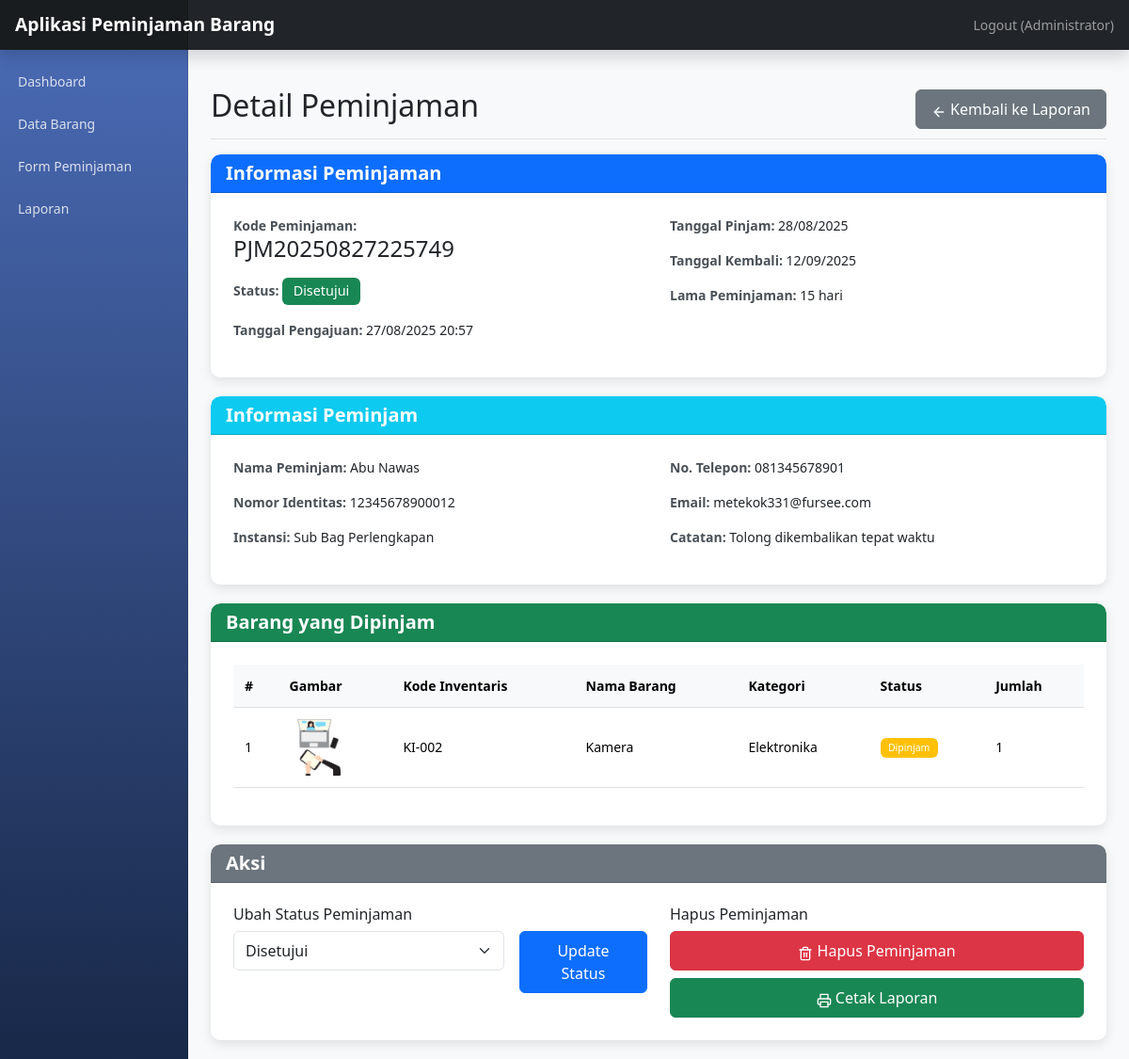
The app's page /peminjaman_detail.php?id=1 (signed in) with its own data.
### tables this page shows
CREATE TABLE `peminjaman` (
  `id` int(11) NOT NULL,
  `kode_peminjaman` varchar(20) NOT NULL,
  `nama_peminjam` varchar(100) NOT NULL,
  `nomor_identitas` varchar(50) NOT NULL,
  `instansi` varchar(100) DEFAULT NULL,
  `no_telepon` varchar(20) DEFAULT NULL,
  `email` varchar(100) DEFAULT NULL,
  `tanggal_pinjam` date NOT NULL,
  `tanggal_kembali` date NOT NULL,
  `status` enum('menunggu','disetujui','ditolak','selesai') DEFAULT 'menunggu',
  `catatan` text DEFAULT NULL,
  `created_at` timestamp NOT NULL DEFAULT current_timestamp()
);

CREATE TABLE `detail_peminjaman` (
  `id` int(11) NOT NULL,
  `id_peminjaman` int(11) NOT NULL,
  `id_barang` int(11) NOT NULL,
  `jumlah` int(11) DEFAULT 1
);

CREATE TABLE `barang` (
  `id` int(11) NOT NULL,
  `kode_inventaris` varchar(20) NOT NULL,
  `nama_barang` varchar(100) NOT NULL,
  `deskripsi` text DEFAULT NULL,
  `kategori` varchar(50) DEFAULT NULL,
  `status` enum('tersedia','dipinjam','rusak','hilang') DEFAULT 'tersedia',
  `gambar` varchar(255) DEFAULT NULL,
  `created_at` timestamp NOT NULL DEFAULT current_timestamp()
);

### peminjaman_detail.php (the view, shortened to what this page needs)
<?php
$database = new Database();
$db = $database->getConnection();
$peminjaman = null;
$barang_dipinjam = array();
if (isset($_GET['id'])) {
    $id = $_GET['id'];
    $query = "SELECT * FROM peminjaman WHERE id = :id";
    $stmt = $db->prepare($query);
    $stmt->bindParam(':id', $id);
    $stmt->execute();
    if ($stmt->rowCount() == 1) {
        $peminjaman = $stmt->fetch(PDO::FETCH_ASSOC);
        $query_barang = "SELECT b.*, d.jumlah
                         FROM detail_peminjaman d
                         INNER JOIN barang b ON d.id_barang = b.id
                         WHERE d.id_peminjaman = :id_peminjaman";
        $stmt_barang = $db->prepare($query_barang);
        $stmt_barang->bindParam(':id_peminjaman', $id);
        $stmt_barang->execute();
        $barang_dipinjam = $stmt_barang->fetchAll(PDO::FETCH_ASSOC);
    } else {
        $error = "Data peminjaman tidak ditemukan!";
    }
} else {
    header("Location: laporan.php");
    exit();
}
?>
<!DOCTYPE html>
<html lang="id">
<head>
    <link href="assets/css/bootstrap.min.css" rel="stylesheet">
    <link href="assets/css/dashboard.css" rel="stylesheet">
</head>
<body>
    <?php include "components/header.php"; ?>
    <div class="container-fluid">
        <div class="row">
            <?php include "components/sidebar.php"; ?>
            <main class="col-md-9 ms-sm-auto col-lg-10 px-md-4">
                <div class="d-flex justify-content-between flex-wrap flex-md-nowrap align-items-center pt-3 pb-2 mb-3 border-bottom">
                    <h1 class="h2">Detail Peminjaman</h1>
                    <div class="btn-toolbar mb-2 mb-md-0">
                        <a href="laporan.php" class="btn btn-secondary">
                            <span data-feather="arrow-left"></span> Kembali ke Laporan
                        </a>
                    </div>
                </div>
                <?php if ($peminjaman): ?>
                <div class="card">
                    <div class="card-header bg-primary text-white">
                        <h5 class="card-title mb-0">Informasi Peminjaman</h5>
                    </div>
                    <div class="card-body">
                        <div class="row">
                            <div class="col-md-6">
                                <div class="mb-3">
                                    <span class="info-label">Kode Peminjaman:</span>
                                    <h4><?php echo htmlspecialchars($peminjaman['kode_peminjaman']); ?></h4>
                                </div>
                                <div class="mb-3">
                                    <span class="info-label">Status:</span>
                                    <?php
                                    $badge_class = '';
                                    switch($peminjaman['status']) {
                                        case 'disetujui': $badge_class = 'bg-success'; break;
                                    }
                                    ?>
                                    <span class="badge status-badge <?php echo $badge_class; ?>">
                                        <?php echo ucfirst($peminjaman['status']); ?>
                                    </span>
                                </div>
                                <div class="mb-3">
                                    <span class="info-label">Tanggal Pengajuan:</span>
                                    <?php echo date('d/m/Y H:i', strtotime($peminjaman['created_at'])); ?>
                                </div>
                            </div>
                            <div class="col-md-6">
                                <div class="mb-3">
                                    <span class="info-label">Tanggal Pinjam:</span>
                                    <?php echo date('d/m/Y', strtotime($peminjaman['tanggal_pinjam'])); ?>
                                </div>
                                <div class="mb-3">
                                    <span class="info-label">Tanggal Kembali:</span>
                                    <?php echo date('d/m/Y', strtotime($peminjaman['tanggal_kembali'])); ?>
                                </div>
                                <div class="mb-3">
                                    <span class="info-label">Lama Peminjaman:</span>
                                    <?php
                                    $tgl_pinjam = new DateTime($peminjaman['tanggal_pinjam']);
                                    $tgl_kembali = new DateTime($peminjaman['tanggal_kembali']);
                                    $selisih = $tgl_pinjam->diff($tgl_kembali);
                                    echo $selisih->days . ' hari';
                                    ?>
                                </div>
                            </div>
                        </div>
                    </div>
                </div>
                <div class="card">
                    <div class="card-header bg-info text-white">
                        <h5 class="card-title mb-0">Informasi Peminjam</h5>
                    </div>
                    <div class="card-body">
                        <div class="row">
                            <div class="col-md-6">
                                <div class="mb-3">
                                    <span class="info-label">Nama Peminjam:</span>
                                    <?php echo htmlspecialchars($peminjaman['nama_peminjam']); ?>
                                </div>
                                <div class="mb-3">
                                    <span class="info-label">Nomor Identitas:</span>
                                    <?php echo htmlspecialchars($peminjaman['nomor_identitas']); ?>
                                </div>
                                <div class="mb-3">
                                    <span class="info-label">Instansi:</span>
                                    <?php echo !empty($peminjaman['instansi']) ? htmlspecialchars($peminjaman['instansi']) : '-'; ?>
                                </div>
                            </div>
                            <div class="col-md-6">
                                <div class="mb-3">
                                    <span class="info-label">No. Telepon:</span>
                                    <?php echo htmlspecialchars($peminjaman['no_telepon']); ?>
                                </div>
                                <div class="mb-3">
                                    <span class="info-label">Email:</span>
                                    <?php echo !empty($peminjaman['email']) ? htmlspecialchars($peminjaman['email']) : '-'; ?>
                                </div>
                                <div class="mb-3">
                                    <span class="info-label">Catatan:</span>
                                    <?php echo !empty($peminjaman['catatan']) ? nl2br(htmlspecialchars($peminjaman['catatan'])) : '-'; ?>
                                </div>
                            </div>
                        </div>
                    </div>
                </div>
                <div class="card">
                    <div class="card-header bg-success text-white">
                        <h5 class="card-title mb-0">Barang yang Dipinjam</h5>
                    </div>
                    <div class="card-body">
                        <?php if (count($barang_dipinjam) > 0): ?>
                        <div class="table-responsive">
                            <table class="table table-hover">
                                <thead>
                                    <tr>
                                        <th>#</th>
                                        <th>Gambar</th>
                                        <th>Kode Inventaris</th>
                                        <th>Nama Barang</th>
                                        <th>Kategori</th>
                                        <th>Status</th>
                                        <th>Jumlah</th>
                                    </tr>
                                </thead>
                                <tbody>
                                    <?php foreach ($barang_dipinjam as $index => $barang): ?>
                                    <tr>
                                        <td><?php echo $index + 1; ?></td>
                                        <td>
                                            <?php if (!empty($barang['gambar'])): ?>
                                            <img src="<?php echo $barang['gambar']; ?>" alt="Gambar Barang" class="barang-img">
                                            <?php else: ?>
                                            <div class="barang-img bg-light d-flex align-items-center justify-content-center">
                                                <span data-feather="package" class="text-muted"></span>
                                            </div>
                                            <?php endif; ?>
                                        </td>
                                        <td><?php echo htmlspecialchars($barang['kode_inventaris']); ?></td>
                                        <td><?php echo htmlspecialchars($barang['nama_barang']); ?></td>
                                        <td><?php echo !empty($barang['kategori']) ? htmlspecialchars($barang['kategori']) : '-'; ?></td>
                                        <td>
                                            <?php
                                            $badge_class = '';
                                            switch($barang['status']) {
                                                case 'dipinjam': $badge_class = 'bg-warning'; break;
                                            }
                                            ?>
                                            <span class="badge <?php echo $badge_class; ?>">
                                                <?php echo ucfirst($barang['status']); ?>
                                            </span>
                                        </td>
                                        <td><?php echo $barang['jumlah']; ?></td>
                                    </tr>
                                    <?php endforeach; ?>
                                </tbody>
                            </table>
                        </div>
                        <?php else: ?>
                        <p class="text-muted">Tidak ada barang yang dipinjam.</p>
                        <?php endif; ?>
                    </div>
                </div>
                <div class="card action-buttons">
                    <div class="card-header bg-secondary text-white">
                        <h5 class="card-title mb-0">Aksi</h5>
                    </div>
                    <div class="card-body">
                        <div class="row">
                            <div class="col-md-6">
                                <h6>Ubah Status Peminjaman</h6>
                                <form method="POST" action="" class="row g-3">
                                    <div class="col-md-8">
                                        <select class="form-select" name="status" required>
                                            <option value="disetujui" <?php echo $peminjaman['status'] == 'disetujui' ? 'selected' : ''; ?>>Disetujui</option>
                                        </select>
                                    </div>
                                    <div class="col-md-4">
                                        <button type="submit" name="update_status" class="btn btn-primary w-100">Update Status</button>
                                    </div>
                                </form>
                            </div>
                            <div class="col-md-6">
                                <h6>Hapus Peminjaman</h6>
                                    <form method="POST" action="" onsubmit="return confirm('Apakah Anda yakin ingin menghapus peminjaman ini? Tindakan ini tidak dapat dibatalkan.');">
                                            <button type="submit" name="hapus_peminjaman" class="btn btn-danger w-100 mb-2">
                                                <span data-feather="trash-2"></span> Hapus Peminjaman
                                            </button>
                                    </form>
                                    <a href="cetak_peminjaman.php?id=<?php echo $peminjaman['id']; ?>" target="_blank" class="btn btn-success w-100">
                                    <span data-feather="printer"></span> Cetak Laporan
                                    </a>
                            </div>
                        </div>
                    </div>
                </div>
                <?php else: ?>
                <div class="alert alert-warning">
                    Data peminjaman tidak ditemukan. <a href="laporan.php">Kembali ke daftar peminjaman</a>.
                </div>
                <?php endif; ?>
            </main>
        </div>
    </div>
</body>
</html>

### records on screen
peminjaman: kode_peminjaman "PJM20250827225749", status "Disetujui", created_at "27/08/2025 20:57", tanggal_pinjam "28/08/2025", tanggal_kembali "12/09/2025", tanggal_pinjam+tanggal_kembali "15", nama_peminjam "Abu Nawas", nomor_identitas "12345678900012", instansi "Sub Bag Perlengkapan", no_telepon "081345678901", email "metekok331@fursee.com", catatan "Tolong dikembalikan tepat waktu"
detail_peminjaman: id_barang.gambar (picture), id_barang.kode_inventaris "KI-002", id_barang.nama_barang "Kamera", id_barang.kategori "Elektronika", id_barang.status "Dipinjam", jumlah "1"

### other values on screen
$_SESSION['nama_lengkap'] "Administrator"
